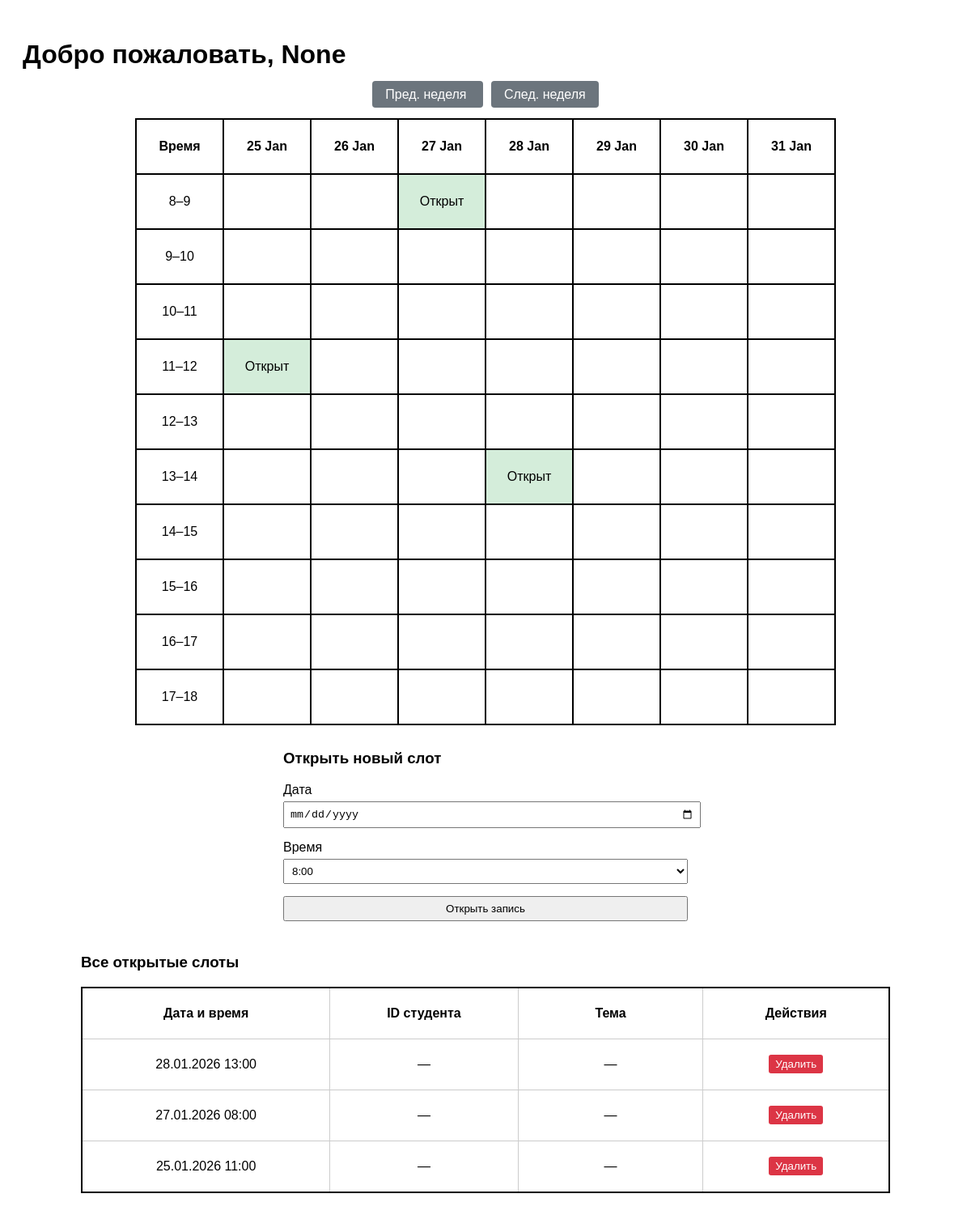
The app's page /teacher_page with its own data.
### model.py (models this page shows)
class Consultation(Base):
    __tablename__ = 'consultation'
    id = Column(Integer, primary_key=True)
    teacher_id = Column(Integer, ForeignKey('users.id'), nullable=False)
    start_time = Column(DateTime, nullable=False)
    is_open = Column(Boolean, default=True)
    student_id = Column(Integer, ForeignKey('users.id'), nullable=True)
    topic = Column(String(200), nullable=True)
    teacher = relationship("Users", foreign_keys=[teacher_id], back_populates="taught_slots")
    student = relationship("Users", foreign_keys=[student_id], back_populates="booked_slots")

### app.py (the view, shortened to what this page needs)
@app.route("/teacher_page", methods=["GET", "POST"])
def teacher_page():
    login = request.args.get('login')
    role = request.args.get('role')
    form = OpenSlotForm()
    CURRENT_TEACHER_ID = 1
    start_date_str = request.args.get('start_date')
    if start_date_str:
        try:
            start_date = datetime.strptime(start_date_str, '%Y-%m-%d').date()
        except ValueError:
            start_date = datetime.today().date()
    else:
        start_date = datetime.today().date()
    week_dates = [start_date + timedelta(days=i) for i in range(7)]
    for el in session.query(Users).all():
        if el.username == login and role==el.role:
            CURRENT_TEACHER_ID = el.id
    week_start = datetime.combine(start_date, datetime.min.time())
    week_end = week_start + timedelta(days=7)
    week_slots = session.query(Consultation).filter(
        Consultation.teacher_id == CURRENT_TEACHER_ID,
        Consultation.start_time >= week_start,
        Consultation.start_time < week_end
    ).all()
    slot_set = {(s.start_time.date(), s.start_time.hour) for s in week_slots}
    all_slots = session.query(Consultation).filter_by(
        teacher_id=CURRENT_TEACHER_ID
    ).order_by(Consultation.start_time.desc()).all()
    prev_week = (start_date - timedelta(days=7)).strftime('%Y-%m-%d')
    next_week = (start_date + timedelta(days=7)).strftime('%Y-%m-%d')
    return render_template(
        'teacher_page.html',
        login=login,
        role=role,
        form=form,
        week_dates=week_dates,
        slot_set=slot_set,
        all_slots=all_slots,
        prev_week=prev_week,
        next_week=next_week
    )

### forms.py
class OpenSlotForm(FlaskForm):
    date = DateField('Дата', validators=[DataRequired()], format='%Y-%m-%d')
    hour = SelectField(
        'Время',
        choices=[
            (str(h), f"{h}:00") for h in range(8, 18)
        ],
        validators=[DataRequired()]
    )
    submit = SubmitField('Открыть запись')

### templates/teacher_page.html (shortened to what this page needs)
<!DOCTYPE html>
<html>
<head>
</head>
<body>
    <h1>Добро пожаловать, {{ login }}</h1>
    <div style="text-align: center; margin: 15px 0;">
        <a href="{{ url_for('teacher_page', login=login, role=role, start_date=prev_week) }}"
        style="padding: 8px 16px; background: #6c757d; color: white; text-decoration: none; border-radius: 4px; margin-right: 10px;">
            Пред. неделя
        </a>
        <a href="{{ url_for('teacher_page', login=login, role=role, start_date=next_week) }}"
        style="padding: 8px 16px; background: #6c757d; color: white; text-decoration: none; border-radius: 4px;">
            След. неделя
        </a>
    </div>
    <table>
    <thead>
        <tr>
        <th>Время</th>
        {% for date in week_dates %}
            <th>{{ date.strftime('%d %b') }}</th>
        {% endfor %}
        </tr>
    </thead>
    <tbody>
        {% for hour in range(8, 18) %}
        <tr>
        <td>{{ hour }}–{{ hour+1 }}</td>
        {% for date in week_dates %}
            <td {% if (date, hour) in slot_set %}class="open-slot"{% endif %}>
            {% if (date, hour) in slot_set %}
                Открыт
            {% endif %}
            </td>
        {% endfor %}
        </tr>
        {% endfor %}
    </tbody>
    </table>
    <div class="form-container">
    <h3>Открыть новый слот</h3>
    <form method="POST">
        <div class="form-group">
        {{ form.date.label }}
        {{ form.date() }}
        </div>
        <div class="form-group">
        {{ form.hour.label }}
        {{ form.hour() }}
        </div>
        {{ form.submit(class="btn") }}
    </form>
    </div>
    <div class="slots-list" style="max-width: 1000px; margin: 40px auto;">
    <h3>Все открытые слоты</h3>
    {% if all_slots %}
        <table style="width: 100%; border-collapse: collapse; margin-top: 10px;">
        <thead>
            <tr>
            <th style="border: 1px solid #ccc; padding: 6px;">Дата и время</th>
            <th style="border: 1px solid #ccc; padding: 6px;">ID студента</th>
            <th style="border: 1px solid #ccc; padding: 6px;">Тема</th>
            <th style="border: 1px solid #ccc; padding: 6px;">Действия</th>
            </tr>
        </thead>
        <tbody>
            {% for slot in all_slots %}
            <tr>
            <td style="border: 1px solid #ccc; padding: 6px;">{{ slot.start_time.strftime('%d.%m.%Y %H:%M') }}</td>
            <td style="border: 1px solid #ccc; padding: 6px;">{{ slot.student_id or '—' }}</td>
            <td style="border: 1px solid #ccc; padding: 6px;">{{ slot.topic or '—' }}</td>
            <td style="border: 1px solid #ccc; padding: 6px;">
                {% if slot.student_id is none %}
                    <form method="POST" action="{{ url_for('delete_slot', slot_id=slot.id, login=login,
                    role=role,) }}" style="display:inline;">
                        <button type="submit"
                            onclick="return confirm('Удалить слот {{ slot.display_time }}?')"
                            style="padding: 4px 8px; background: #dc3545; color: white; border: none; border-radius: 3px; cursor: pointer;">
                            Удалить
                        </button>
                    </form>
                {% else %}
                    Занят
                {% endif %}
            </td>
            </tr>
            {% endfor %}
        </tbody>
        </table>
    {% else %}
        <p>Нет созданных слотов.</p>
    {% endif %}
    </div>
</body>
</html>

### templates/teacher_page.html (style rules this page uses)
body { font-family: Arial, sans-serif; padding: 20px; }
table { border: 2px solid black; border-collapse: collapse; margin: 20px auto; }
th, td { border: 2px solid black; padding: 8px; text-align: center; min-width: 90px; height: 50px; }
.open-slot { background-color: #d4edda; }
.form-container { max-width: 500px; margin: 30px auto; }
.form-group { margin-bottom: 15px; }
label { display: block; margin-bottom: 5px; }
input, select { width: 100%; padding: 6px; }
button { padding: 8px 16px; background: #007bff; color: white; border: none; cursor: pointer; }

### records on screen
Consultation: start_time "28.01.2026 13:00", student_id "—", topic "—"
Consultation: start_time "27.01.2026 08:00", student_id "—", topic "—"
Consultation: start_time "25.01.2026 11:00", student_id "—", topic "—"

### other values on screen
{{ login }} "None"
{{ date.strftime('%d %b') }} "25 Jan" "26 Jan" "27 Jan" "28 Jan" "29 Jan" "30 Jan" "31 Jan"
{{ hour }} "8" "9" "10" "11" "12" "13" "14" "15" "16" "17"
{{ hour+1 }} "9" "10" "11" "12" "13" "14" "15" "16" "17" "18"
